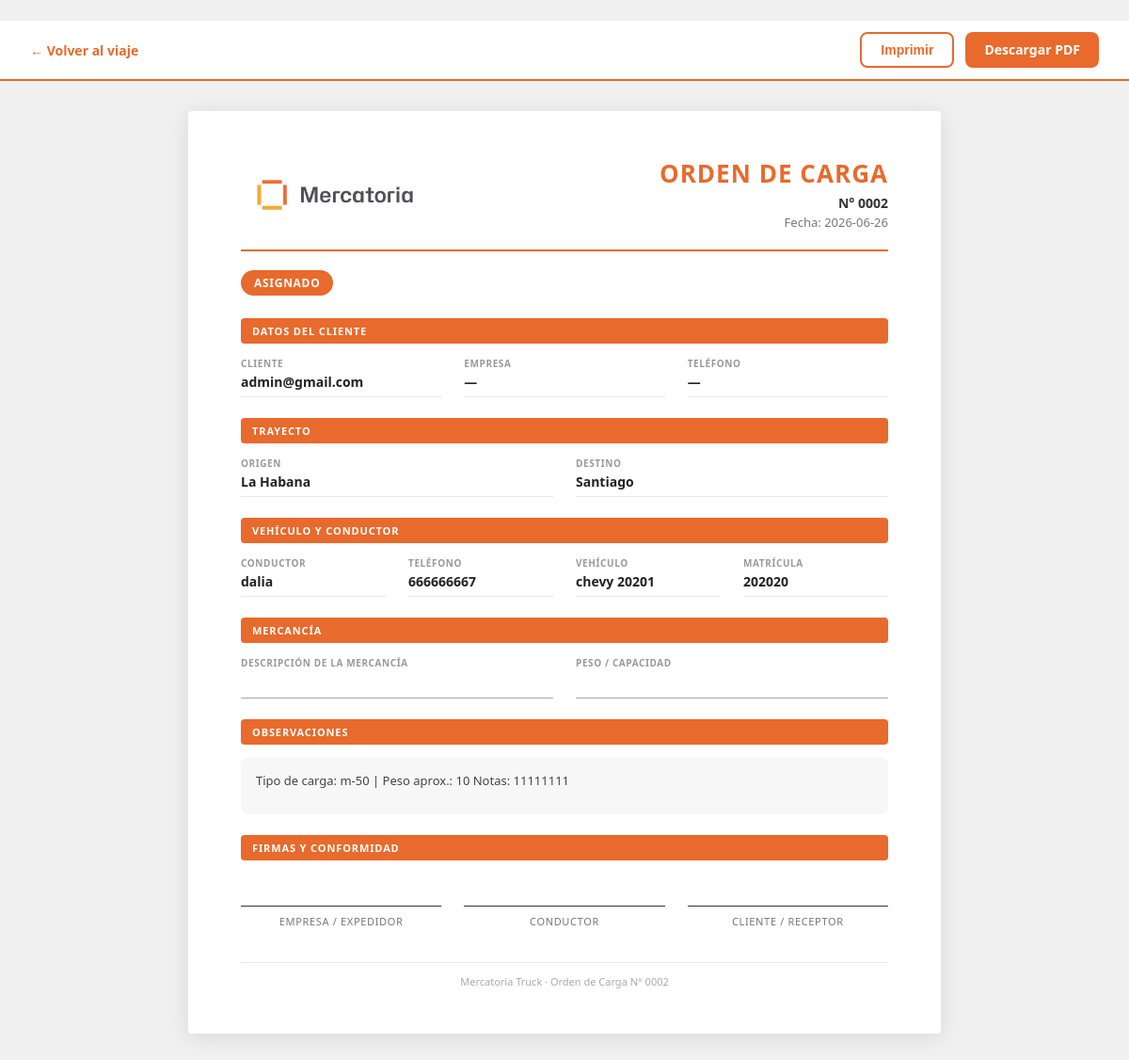
/admin/viajes/2/orden-carga (signed in), run on an earlier commit of the app's database.
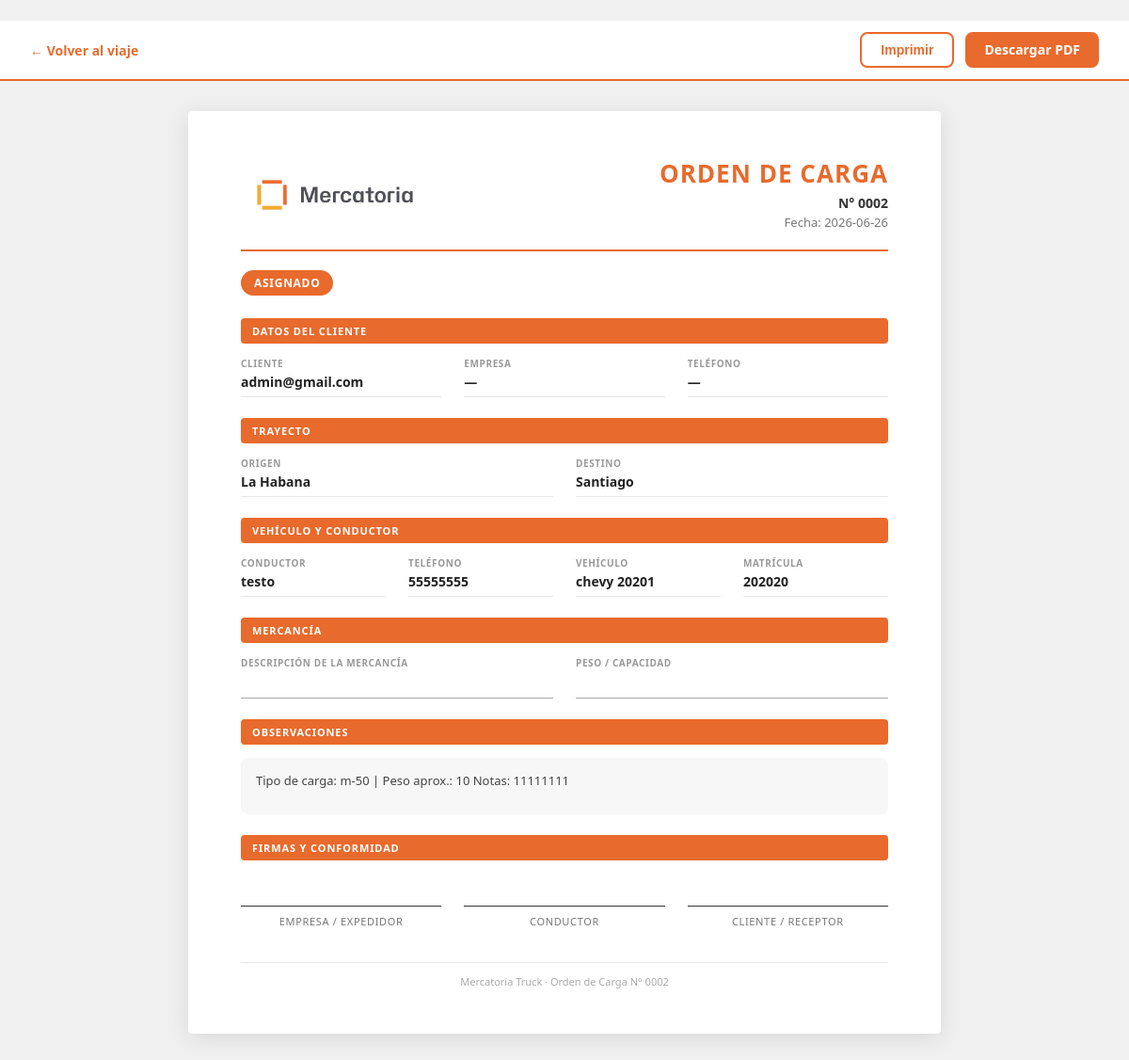
And on a later commit of the database.
### tables this page shows
CREATE TABLE viajes (
        id INTEGER PRIMARY KEY AUTOINCREMENT,
        cliente TEXT,
        cliente_id INTEGER,
        ruta_id INTEGER,
        tarifa_id INTEGER,
        tipo_vehiculo_id INTEGER,
        origen TEXT,
        destino TEXT,
        precio REAL DEFAULT 0,
        precio_calculado REAL DEFAULT 0,
        precio_final REAL DEFAULT 0,
        precio_editado INTEGER DEFAULT 0,
        motivo_edicion_precio TEXT,
        combustible REAL DEFAULT 0,
        pago_camionero REAL DEFAULT 0,
        camionero REAL DEFAULT 0,
        comision REAL DEFAULT 0,
        beneficio REAL DEFAULT 0,
        estado TEXT DEFAULT 'Solicitado',
        camionero_id INTEGER,
        camionero_nombre TEXT,
        vehiculo_id INTEGER,
        fecha_creacion TEXT DEFAULT CURRENT_TIMESTAMP,
        fecha_asignacion TEXT,
        fecha_recogida TEXT,
        fecha_entrega TEXT,
        observaciones TEXT
    , cotizacion_id INTEGER, km REAL, kilometros REAL, precio_cliente REAL, combustible_estimado REAL, beneficio_estimado REAL, vehiculo_placa TEXT, referencia_cliente TEXT, prioridad TEXT DEFAULT 'Normal', tipo_carga TEXT, tipo_transporte TEXT, cantidad_contenedores INTEGER, numero_contenedor TEXT, peso_toneladas REAL, observaciones_operativas TEXT, estado_pago_camionero TEXT DEFAULT 'Pendiente', tipo_pago_camionero TEXT, observacion_pago TEXT, monto_pagado REAL, fecha_pago_camionero TEXT, deleted_at TEXT, deleted_by TEXT, forma_cobro TEXT, codigo_transaccion TEXT, comentario_cobro TEXT, fecha_cobro TEXT, monto_cobrado REAL, verificado_financiero INTEGER DEFAULT 0, verificado_por TEXT, fecha_verificacion TEXT, reabierto_en TIMESTAMP);

CREATE TABLE camioneros (
        id INTEGER PRIMARY KEY AUTOINCREMENT,
        nombre TEXT,
        telefono TEXT,
        licencia TEXT,
        matricula TEXT,
        tipo TEXT,
        capacidad TEXT,
        estado TEXT DEFAULT 'Disponible',
        activo INTEGER DEFAULT 1,
        fecha_creacion TEXT DEFAULT CURRENT_TIMESTAMP
    , deleted_at TEXT, deleted_by TEXT, carnet_identidad TEXT, licencia_operativa TEXT, empresa TEXT);

CREATE TABLE vehiculos (
        id INTEGER PRIMARY KEY AUTOINCREMENT,
        camionero_id INTEGER,
        matricula TEXT,
        marca TEXT,
        modelo TEXT,
        tipo TEXT,
        capacidad TEXT,
        combustible TEXT,
        estado TEXT DEFAULT 'Disponible',
        activo INTEGER DEFAULT 1,
        fecha_creacion TEXT DEFAULT CURRENT_TIMESTAMP
    , tipo_vehiculo_id INTEGER, placa TEXT, chapa_remolque TEXT);

### routes/viajes.py (the view)
@viajes_bp.route("/admin/viaje/<int:id>/orden-carga")
@viajes_bp.route("/admin/viajes/<int:id>/orden-carga")
def orden_carga(id):
    if "usuario" not in session:
        return redirect("/login")
    conexion = conectar()
    cursor = conexion.cursor()
    cursor.execute("""
        SELECT
            v.*,
            c.telefono  AS camionero_telefono,
            c.licencia  AS camionero_licencia,
            veh.matricula AS vehiculo_matricula,
            veh.marca     AS vehiculo_marca,
            veh.modelo    AS vehiculo_modelo,
            cl.empresa    AS cliente_empresa,
            cl.telefono   AS cliente_telefono,
            cl.email      AS cliente_email
        FROM viajes v
        LEFT JOIN camioneros c   ON v.camionero_id = c.id
        LEFT JOIN vehiculos  veh ON v.vehiculo_id  = veh.id
        LEFT JOIN clientes   cl  ON v.cliente_id   = cl.id
        WHERE v.id = ?
    """, (id,))
    fila = cursor.fetchone()
    conexion.close()
    if not fila:
        return redirect("/admin/viajes")
    viaje = dict(fila)
    return render_template(
        "admin/orden_carga.html",
        viaje=viaje
    )

### app.py (called while the page is built)
def fmt_fecha(value, fmt='%Y-%m-%d %H:%M'):
    if not value:
        return '—'
    if hasattr(value, 'strftime'):
        return value.strftime(fmt)
    try:
        from datetime import datetime
        return datetime.strptime(str(value)[:16], '%Y-%m-%d %H:%M').strftime(fmt)
    except Exception:
        return str(value)[:16]

@app.before_request
def _record_start_time():
    g.start_time = time.monotonic()

@app.before_request
def _validate_session_role():
    if "user_id" not in session or "rol" not in session:
        return
    try:
        con = conectar()
        cur = con.cursor()
        cur.execute("SELECT rol, activo FROM usuarios WHERE id = ?", (session["user_id"],))
        row = cur.fetchone()
        con.close()
        if not row or not row["activo"]:
            session.clear()
            return
        if row["rol"] != session["rol"]:
            session["rol"] = row["rol"]
    except Exception:
        pass

### database.py (called while the page is built)
    def execute(self, sql, params=None):
        if self._use_postgres:
            sql = sql.replace("?", "%s")
        if params is not None:
            return self._cursor.execute(sql, params)
        return self._cursor.execute(sql)

### templates/admin/orden_carga.html (shortened to what the changed rows need)
﻿<!DOCTYPE html>
<html lang="es">
<head>
</head>
<body>
<div class="documento">
    <div class="cabecera">
        <img src="/static/logo-mercatoria.jpg" alt="Mercatoria Truck" />
        <div class="titulo-doc">
            <h1>ORDEN DE CARGA</h1>
            <p class="numero">N° {{ '%04d' % viaje.id }}</p>
            <p class="fecha">
                Fecha:
                {% if viaje.get('fecha_creacion') %}
                    {{ viaje.fecha_creacion | fmt_fecha('%Y-%m-%d') }}
                {% else %}
                    Sin fecha
                {% endif %}
            </p>
        </div>
    </div>
    <hr class="divisor" />
    <span class="estado-badge">{{ viaje.estado or 'Sin estado' }}</span>
    <div class="seccion">
        <div class="seccion-titulo">Datos del cliente</div>
        <div class="campos-grid cols-3">
            <div class="campo">
                <label>Cliente</label>
                <p>{{ viaje.cliente or '—' }}</p>
            </div>
        </div>
    </div>
    <div class="seccion">
        <div class="seccion-titulo">Trayecto</div>
        <div class="campos-grid cols-2">
            <div class="campo">
                <label>Origen</label>
                <p>{{ viaje.origen or '—' }}</p>
            </div>
            <div class="campo">
                <label>Destino</label>
                <p>{{ viaje.destino or '—' }}</p>
            </div>
        </div>
    </div>
    <div class="seccion">
        <div class="seccion-titulo">Vehículo y conductor</div>
        <div class="campos-grid cols-4">
            <div class="campo">
                <label>Conductor</label>
                <p>{{ viaje.camionero_nombre or '—' }}</p>
            </div>
            <div class="campo">
                <label>Teléfono</label>
                <p>{{ viaje.get('camionero_telefono') or '—' }}</p>
            </div>
            <div class="campo">
                <label>Vehículo</label>
                <p>
                    {% set marca = viaje.get('vehiculo_marca') or '' %}
                    {% set modelo = viaje.get('vehiculo_modelo') or '' %}
                    {% if marca or modelo %}
                        {{ marca }} {{ modelo }}
                    {% else %}
                        —
                    {% endif %}
                </p>
            </div>
            <div class="campo">
                <label>Matrícula</label>
                <p>
                    {{ viaje.get('vehiculo_placa') or viaje.get('vehiculo_matricula') or '—' }}
                </p>
            </div>
        </div>
    </div>
    <div class="seccion">
        <div class="seccion-titulo">Mercancía</div>
        <div class="campos-grid cols-2">
        </div>
    </div>
    <div class="seccion">
        <div class="seccion-titulo">Observaciones</div>
        <div class="observaciones-box">
            {{ viaje.observaciones or 'Sin observaciones registradas.' }}
        </div>
    </div>
    <div class="seccion">
        <div class="seccion-titulo">Firmas y conformidad</div>
        <div class="firmas-grid">
        </div>
    </div>
    <div class="pie-documento">
        Mercatoria Truck &middot; Orden de Carga N° {{ '%04d' % viaje.id }}
    </div>
</div>
</body>
</html>

What changed in the data, as far as the page shows it:
no longer on this page (row edited): camioneros: telefono "666666667"
changed viajes "admin@gmail.com": camionero_nombre "dalia" → "testo"
added camioneros: telefono "55555555"
